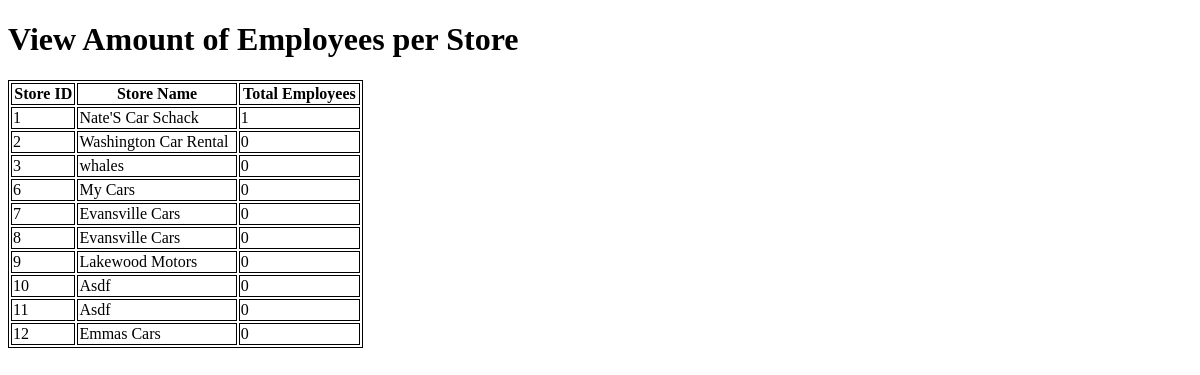
The page /Kars4U_components/EmployeesPerStore/ on the database as committed earlier.
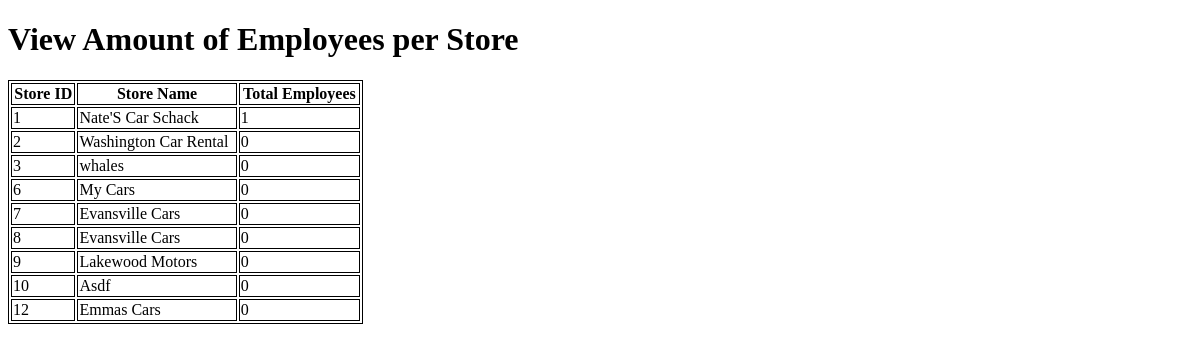
The same page on the database as committed later.
### Kars4U_components/models.py (models this page shows)
class Store(models.Model):
    store_id = models.IntegerField(primary_key=True)
    name = models.CharField(max_length=25)
    owner = models.CharField(max_length = 25)
    location = models.CharField(max_length= 25)
    number_of_sales = models .CharField(max_length= 25)

### Kars4U_components/views.py (the view)
# urls.py: path('EmployeesPerStore/', views.employeeperstore, name = 'EmployeesPerStore'),
def employeeperstore(request):
    connection = sqlite3.connect("db.sqlite3")
    cursor = connection.cursor()
    data = list(cursor.execute("SELECT s.store_id, s.name, COUNT(e.employee_id) as 'Total Employees'"
                               "From Kars4U_components_store s Left JOIN Kars4U_components_employee e ON s.store_id = "
                               "e.store_id GROUP BY s.store_id, s.name;"))
    cursor.close()
    return render(request, "EmployeesPerStore.html", {'stores': data})

### templates/EmployeesPerStore.html (shortened to what this page needs)
<!DOCTYPE html>
<html lang="en">
<head>
    <h1> View Amount of Employees per Store </h1>
</head>
<body>
<div class="submain">
<table style="width:30%">
  <tr>
    <th>Store ID</th>
    <th>Store Name</th>
    <th>Total Employees</th>
  </tr>
{% for s in stores %}
  <tr>
    <td>{{ s.0}}</td>
    <td>{{ s.1}}</td>
    <td>{{ s.2}}</td>
  </tr>
{% endfor %}
</table>
</div>
</body>
</html>

Rows that differ between the two databases and show on the page:
removed Store: store_id "11", name "Asdf", number_of_sales "0"
